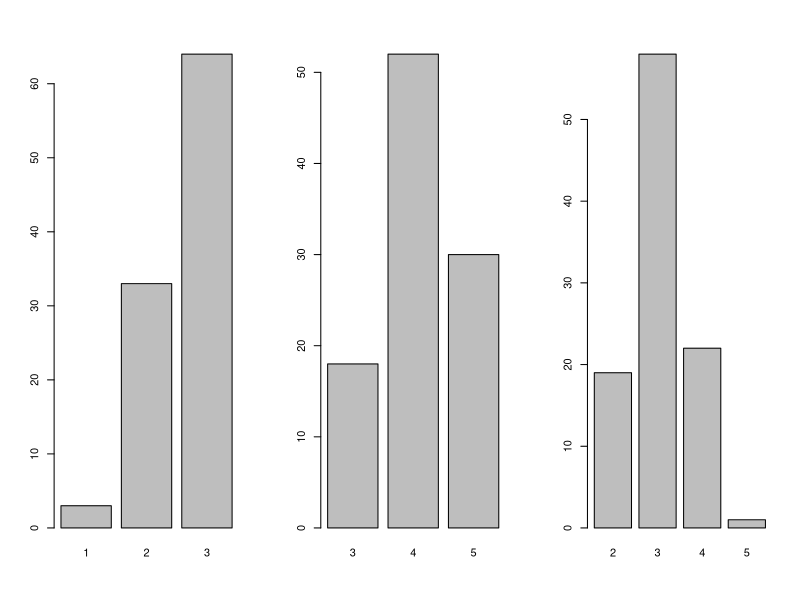
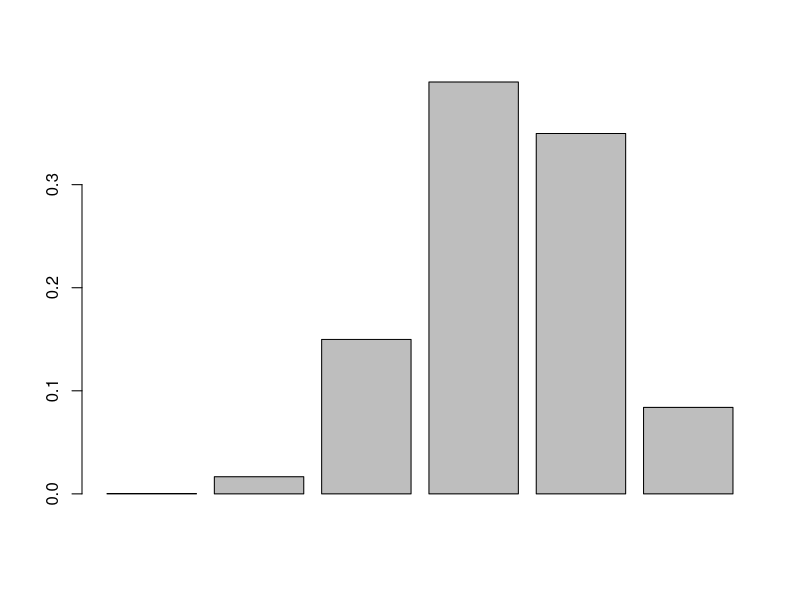
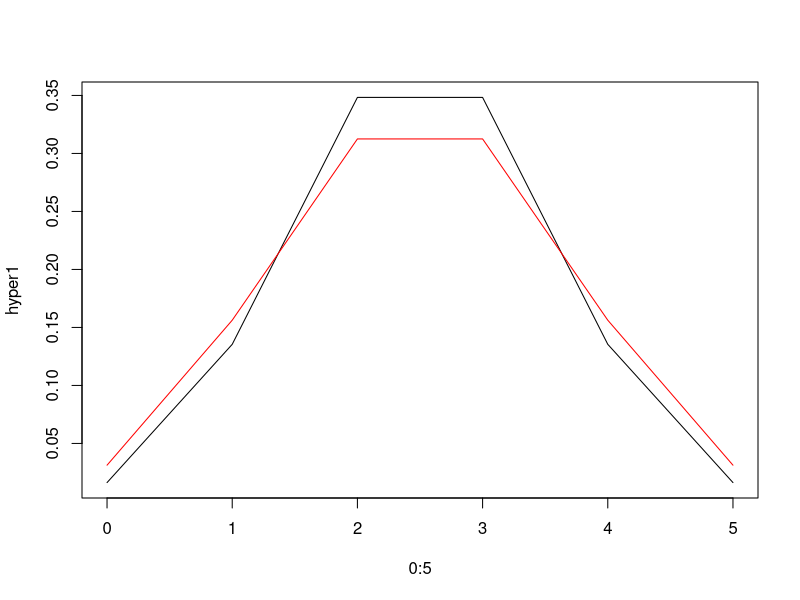
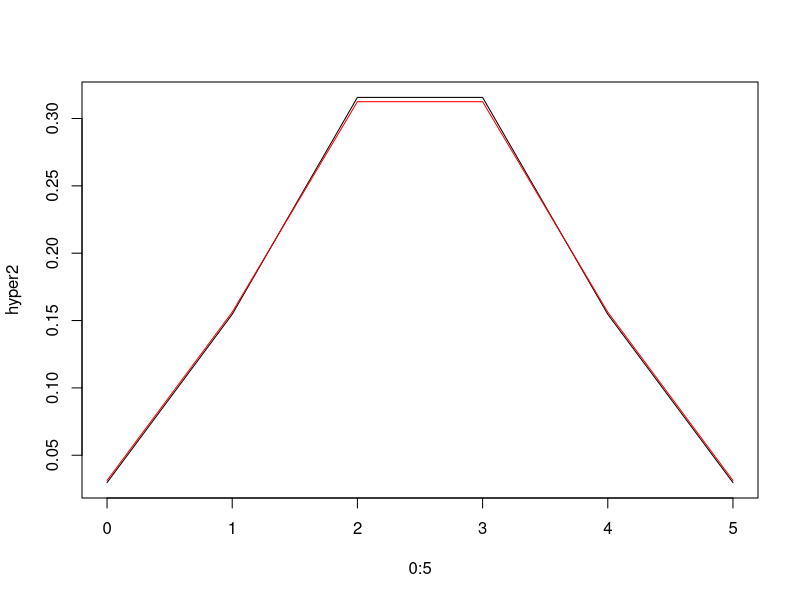
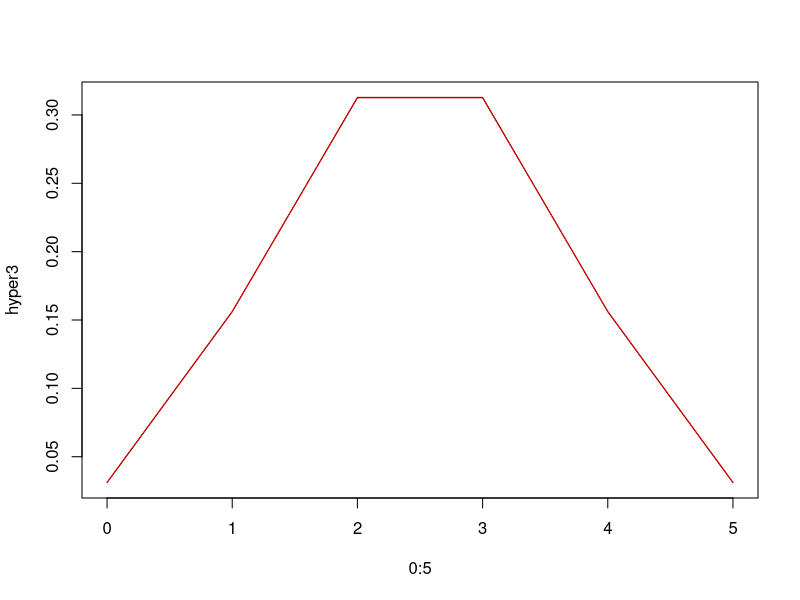
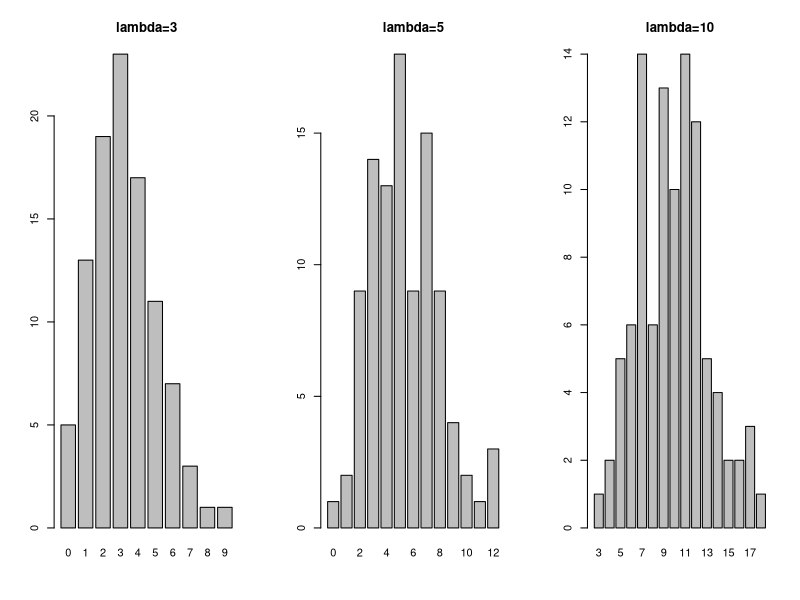
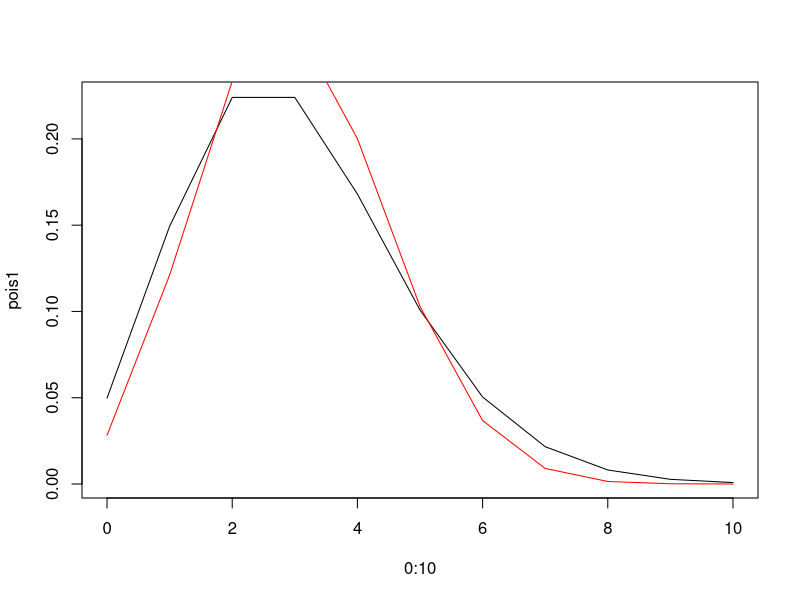
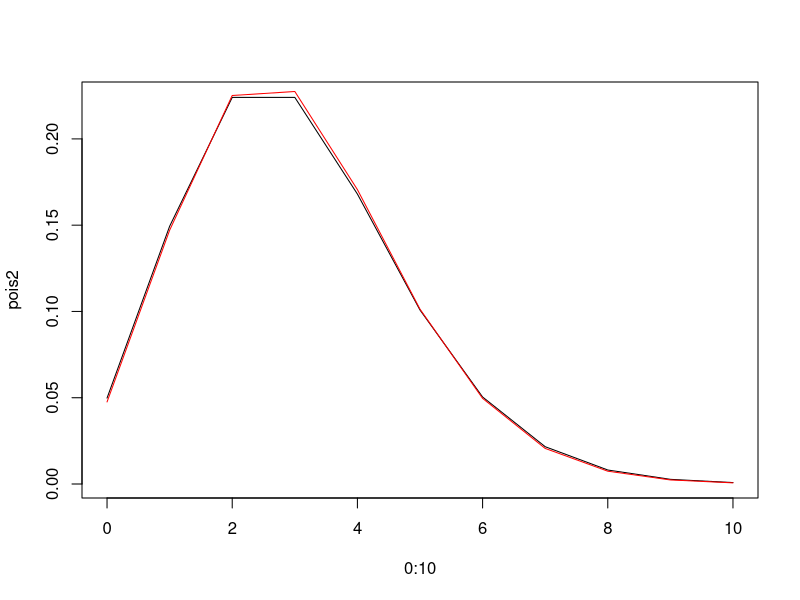

Recreate these plots in R, in order.

# 초기하 분포
# X ~ hypergeometirc(N, n, D)

# 초기하 분포를 따르는 확률변수 생성
# rhyper(nn, m, n, k)
# m: 흰 공 개수,
# n: 검은 공 개수
# k: 비복원 추출 하는 공의 수 (관심범주 : 흰 공)

X <- rhyper(nn = 100, m = 10, n = 2, k = 3); X
Y <- rhyper(nn = 100, m = 10, n = 2, k = 5); Y
Z <- rhyper(nn = 100, m = 5, n = 3, k = 5); Z

# 등장 횟수
table(X)
table(Y)
table(Z)

par(mfrow=c(1,3))
barplot(table(X))
barplot(table(Y))
barplot(table(Z))

# 초기하 분포의 기댓값
# E[X] = n*p = n*(D/N)
3 * (10/12)
mean(X)

5 * (10/12)
mean(Y)

5 * (5/8)
mean(Z)

# 초기하 분포의 분산
# Var[X] = np(1-p) = n * (D/N) * ((N-n)/(N-1))
3 * (10/12) * (1-10/12) * (9/11)
var(X)


# dhyper(x, m, n, k)
# 흰공이 m개, 검은공이 n개일 때, k개를 뽑아 x개가 흰공(성공)일 확률
# e.g. 흰 공이 10개, 검은 공이 2개일 때, 3개를 뽑아 2개가 흰 공(성공)일 확률
dhyper(2, m = 10, n = 2, k = 3) 
# e.g. 흰 공이 10개, 검은 공이 2개일 때, 3개를 뽑아 0,1,2,3개가 흰 공(성공)일 확률
dhyper(0:3, m = 10, n = 2, k = 3) 

# 확률질량함수 시각화
par(mfrow=c(1,1))
barplot(dhyper(0:5, m = 10, n = 5, k = 5))

# phyper(q, m, n, k, lower.tail = TRUE)
# 초기하 분포의 누적확률 계산 # P[X <= x]
phyper(3, m = 10, n = 5, k = 4) # P[X <= 3]
phyper(3, m = 10, n = 5, k = 4, lower.tail = FALSE) # P[X > 4]
phyper(0:4, m = 10, n = 5, k = 4)
dhyper(0:4, m = 10, n = 5, k = 4)


# qbinom(p, size, prob, lower.tail = TRUE)
# 초기하 분포의 분위수 계산
p <- phyper(3, m = 10, n = 5, k = 4); p
qhyper(p, m = 10, n = 5, k = 4)

p <- phyper(0:4, m = 10, n = 5, k = 4); p
qhyper(p, m = 10, n = 5, k = 4)


# Approximation to Binomial (n < 0.05*N)
hyper <- rhyper(nn = 1000, m = 100, n = 100, k = 5); hyper
bin <- rbinom(n = 1000, size = 5, prob = 0.5); bin
table(hyper) / 1000
table(bin) / 1000

# 초기하 분포와 이항분포의 기댓값과 분산
mean(hyper); mean(bin)
var(hyper); var(bin)


par(mfrow=c(1,1))

hyper1 <- dhyper(x = 0:5, m = 10, n = 10, k = 5); hyper1
bin1 <- dbinom(x = 0:5, size = 5, prob = 0.5); bin1
plot(0:5, hyper1, 'l')
points(0:5, bin1, type='l',col='red')

hyper2 <- dhyper(x = 0:5, m = 100, n = 100, k = 5); hyper2
bin2 <- dbinom(x = 0:5, size = 5, prob = 0.5); bin2
plot(0:5, hyper2, 'l')
points(0:5, bin2, type='l',col='red')

hyper3 <- dhyper(x = 0:5, m = 1000, n = 1000, k = 5); hyper3
bin3 <- dbinom(x = 0:5, size = 5, prob = 0.5); bin3
plot(0:5, hyper3, 'l')
points(0:5, bin3, type='l',col='red')



#####################################################################
#####################################################################
#####################################################################


# 포아송 분포
# X ~ Poisson(lambda)

# rpois(n, lambda)
# 포아송 분포를 따르는 확률변수 생성
n <- 100

X <- rpois(n = n, lambda = 3); X
Y <- rpois(n = n, lambda = 5); Y
Z <- rpois(n = n, lambda = 10); Z

# 등장 횟수
table(X)
table(Y)
table(Z)

# 포아송 분포의 기댓값
# E[X] = lambda
mean(X)
mean(Y)
mean(Z)

# 포아송 분포의 분산
# Var[X] = lambda
var(X)
var(Y)
var(Z)

# 시각화
par(mfrow=c(1,3))
barplot(table(X), main = "lambda=3")
barplot(table(Y), main = "lambda=5")
barplot(table(Z), main = "lambda=10")

# dpois(x, lambda)
# X ~ Pois(lambda)일 때, P[X = x]일 확률
dpois(4, lambda = 3) # X ~ Pois(3)일 때, P[X = 4]
dpois(7, lambda = 5) # X ~ Pois(5)일 때, P[X = 7]

# ppois(q, lambda, lower.tail = TRUE)
# X ~ Pois(lambda)일 때, P[X <= x]일 확률
ppois(5, lambda = 3) # X ~ Pois(3)일 때, P[X <= 5]
ppois(5, lambda = 3, lower.tail = FALSE) # X ~ Pois(3)일 때, P[X > 5]

# qpois(p, lambda, lower.tail = TRUE)
# 포아송 분포의 분위수 계산
p <- ppois(5, lambda = 3); p
qpois(p, lambda = 3)


# Approximation to Poisson(m -> infty, p -> 0)
# e.g.
# 하루 동안 3,000명이 복권을 샀을 때, 당첨될 확률이 0.002인 경우,
# X ~ bin(3000, 0.002)
# Y ~ pois(6)
dbinom(5, 3000, 0.002)
dpois(5, 6)


par(mfrow=c(1,1))

pois1 <- dpois(x = 0:10, lambda = 3); pois1
bin1 <- dbinom(x = 0:10, size = 10, prob = 3/10); bin1
plot(0:10, pois1, 'l')
points(0:10, bin1, type='l', col = 'red')

pois2 <- dpois(x = 0:10, lambda = 3); pois2
bin2 <- dbinom(x = 0:10, size = 100, prob = 3/100); bin2
plot(0:10, pois2, 'l')
points(0:10, bin2, type='l', col = 'red')

pois3 <- dpois(x = 0:10, lambda = 3); pois3
bin3 <- dbinom(x = 0:10, size = 1000, prob = 3/1000); bin3
plot(0:10, pois3, 'l')
points(0:10, bin3, type='l', col = 'red')

